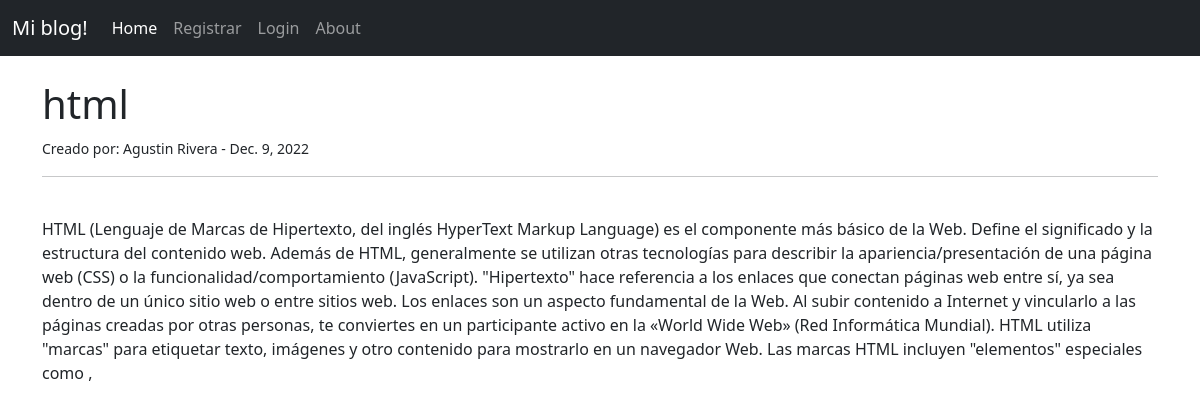
Page /post/4/ on the earlier database version.
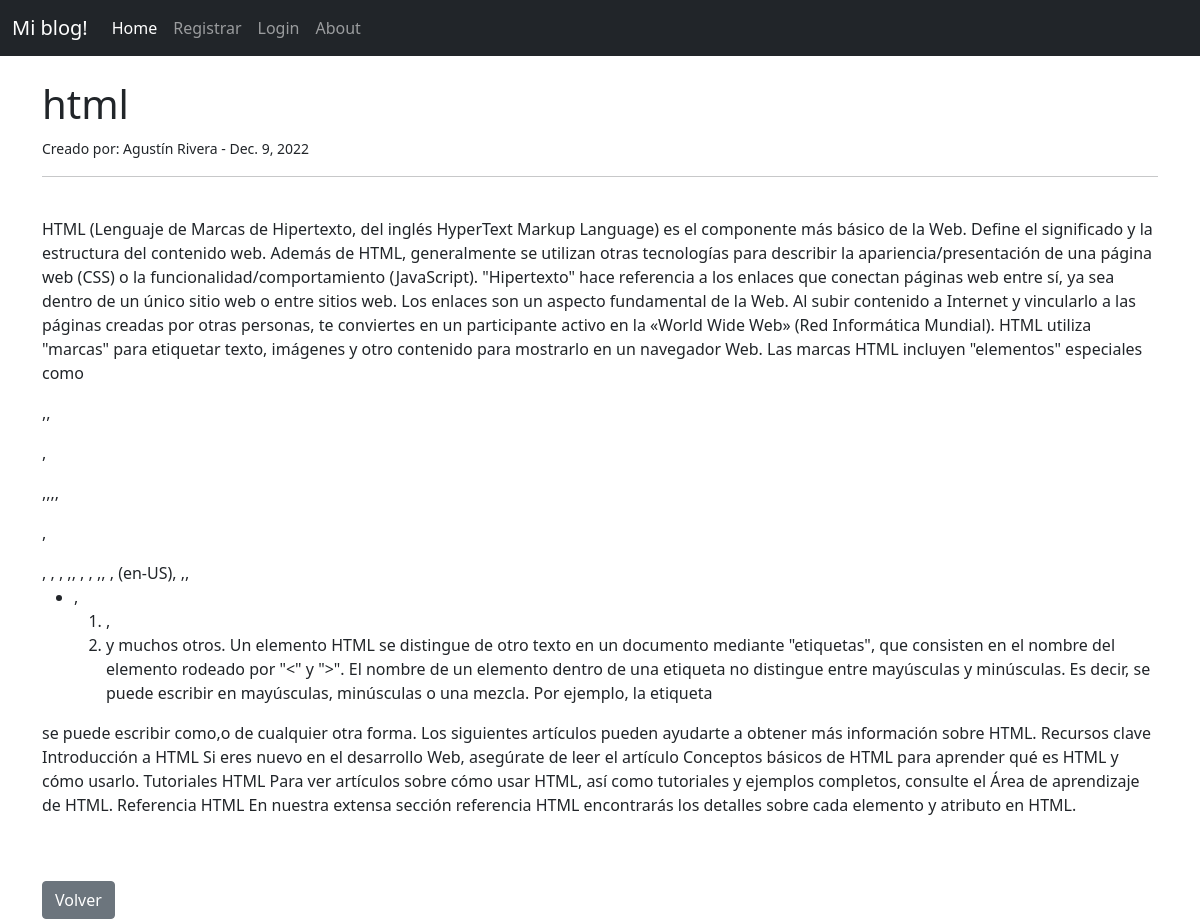
Same page on the later database version.
### appblog/models.py (models this page shows, shortened)
class Post(models.Model):
    titulo = models.CharField(max_length=60)
    titulo_tag = models.CharField(max_length=60)
    autor = models.ForeignKey(User, on_delete=models.CASCADE)
    cuerpo = RichTextField(blank=True, null=True)
    fecha = models.DateField(auto_now_add=True)
    descripcion = models.CharField(max_length=100, default='click en el link para leer mas')

### appblog/views.py (the view)
# urls.py: path('post/<pk>/', PostDetail.as_view(), name="detalle-post"),
class PostDetail(DetailView):
   model = Post
   template_name = 'appblog/detail_post.html'

### appblog/templates/appblog/detail_post.html (shortened to what this page needs)
{% extends 'appblog/base.html' %}
{% block contenido %}
    <h1> {{object.titulo}} </h1>
    <small>Creado por: {{ object.autor.first_name}}
        {{object.autor.last_name}} - {{ object.fecha }}
    </small><br/>
    <hr>
    <br/>
{{ object.cuerpo|safe}}
<br/><br/>
<a href="{% url 'inicio' %}" class="btn btn-secondary"> Volver </a>
{% endblock %}

Differences in the rows shown:
changed Post "html": autor.first_name "Agustin" → "Agustín"; cuerpo "…incluyen \"elementos\" especiales como ," → "…incluyen \"elementos\" especiales como ,, , ,,,, , , , , ,, , , ,, , (en-US), ,, , , y muchos otros. Un elemento HTML se distingue de otro texto en un documento mediante \"etiquetas\", que consisten en el nombre del elemento rodeado por \"<\" y \">\". El nombre de un elemento dentro de una etiqueta no distingue entre mayúsculas y minúsculas. Es decir, se puede escribir en mayúsculas, minúsculas o una mezcla. Por ejemplo, la etiqueta se puede escribir como,o de cualquier otra forma. Los siguientes artículos pueden ayudarte a obtener más información sobre HTML. Recursos clave Introducción a HTML Si eres nuevo en el desarrollo Web, asegúrate de leer el artículo Conceptos básicos de HTML para aprender…"
Other differences:
text now shown: "Volver"
